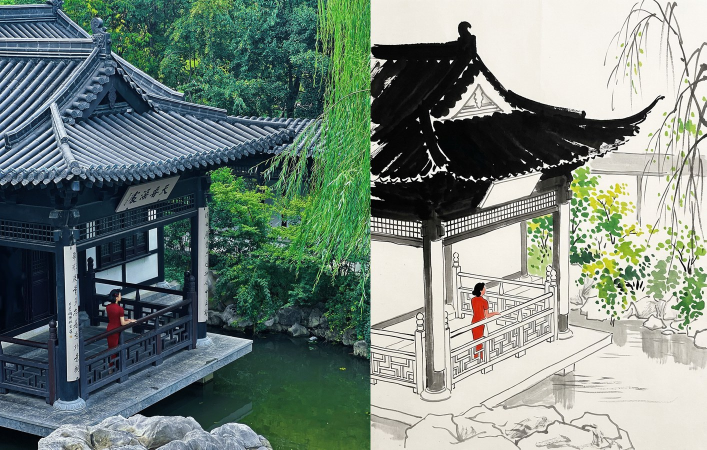
#> input picture skills/wgz-ink-painting/content/assets/examples/01-pavilion-compare.jpg, 1413 x 900 px (shown at 1/2 size)
$ python -i image_watermark_remover.py   (imports and definitions only)
#> lines starting #> are read from the running program, lines starting #| are printed output that depends on the picture; after the words box and inside, x2 and y2 are one past the last pixel; in counts of white or black regions, pixels touching at a corner belong together
#> further down, picture is the input picture: shape (900, 1413, 3); mean B, G, R 125.3, 133.5, 118.7
#!/usr/bin/env python3
"""
Image Watermark Removal Script
Provides utilities for detecting and removing various types of watermarks from images.
"""

import cv2
import numpy as np
from PIL import Image
import io
from typing import Tuple, Optional, List, Dict


class ImageWatermarkRemover:
    """Handles watermark removal for images."""

    def __init__(self):
        self.supported_formats = ['.jpg', '.jpeg', '.png', '.bmp', '.tiff', '.webp']

    # [28 lines left out: functions load_image, detect_text_watermark, not called in this run]

    def detect_logo_watermark(self, image: np.ndarray) -> List[Dict]:
        """Detect logo-based watermarks using feature matching."""
        # Edge detection for logo boundaries
        edges = cv2.Canny(image, 50, 150)
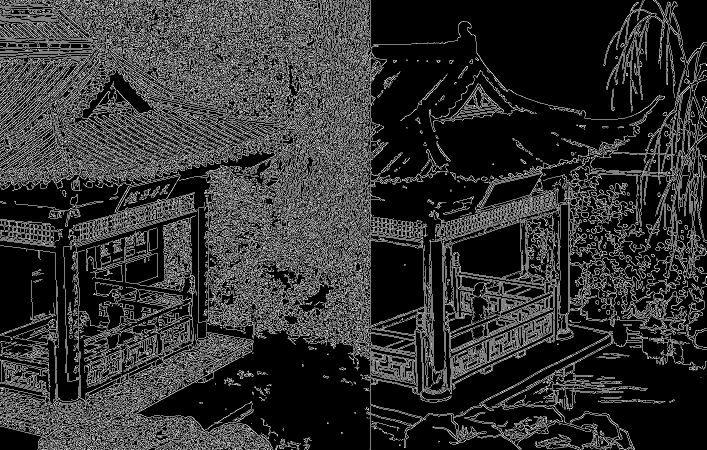
#> edges: shape (900, 1413) (shown at 1/2 size); 19.6% white in thin lines or dots
        contours, _ = cv2.findContours(edges, cv2.RETR_EXTERNAL, cv2.CHAIN_APPROX_SIMPLE)
#> contours = 9669 contours, 8958 with area under 20; largest, box (x1, y1, x2, y2) and area: (894, 314, 1279, 788) 18318, (0, 68, 514, 365) 8558, (170, 664, 547, 900) 8070, (725, 554, 903, 900) 7437, (954, 326, 1094, 418) 5054

        logo_regions = []
        for contour in contours:
            area = cv2.contourArea(contour)
            if 500 < area < 50000:  # Typical logo size range
                x, y, w, h = cv2.boundingRect(contour)
                logo_regions.append({
                    'bbox': (x, y, x + w, y + h),
                    'type': 'logo',
                    'confidence': 0.6
                })
#> this loop made 9669 passes
#> (area, x, y, w, h) on passes 541, 610, 710, 839, 983, 1153, 1235, 1325, 1353, 1361, 1480, 1522: (1180.5, 310, 834, 97, 66), (691.5, 1139, 823, 131, 77), (539, 786, 808, 201, 88), (1232.5, 984, 775, 212, 125), (671, 10, 744, 61, 30), (2251, 169, 700, 75, 75), (1615, 0, 682, 97, 41), (833, 991, 669, 235, 141), (528, 1226, 665, 73, 53), (8069.5, 170, 664, 377, 236), (698, 959, 647, 267, 162), (918.5, 247, 642, 133, 102)
#> after the loop, logo_regions = 46 items

        return logo_regions

    # [125 lines left out: functions detect_semi_transparent_watermark, create_mask, inpaint_region, remove_pattern_watermark, remove_watermark, not called in this run]

    def save_image(self, image: np.ndarray, output_path: str) -> bool:
        """Save image to file."""
        return cv2.imwrite(output_path, image)


# [18 lines left out: function main, not called in this run]


# [2 lines not run here, left out]

>>> import cv2
>>> picture = cv2.imread('../../../wgz-ink-painting/content/assets/examples/01-pavilion-compare.jpg')
>>> result = ImageWatermarkRemover().detect_logo_watermark(picture)
#> result = 46 items

$ run again, on skills/wgz-ink-painting/content/assets/examples/01-pavilion-original.jpg
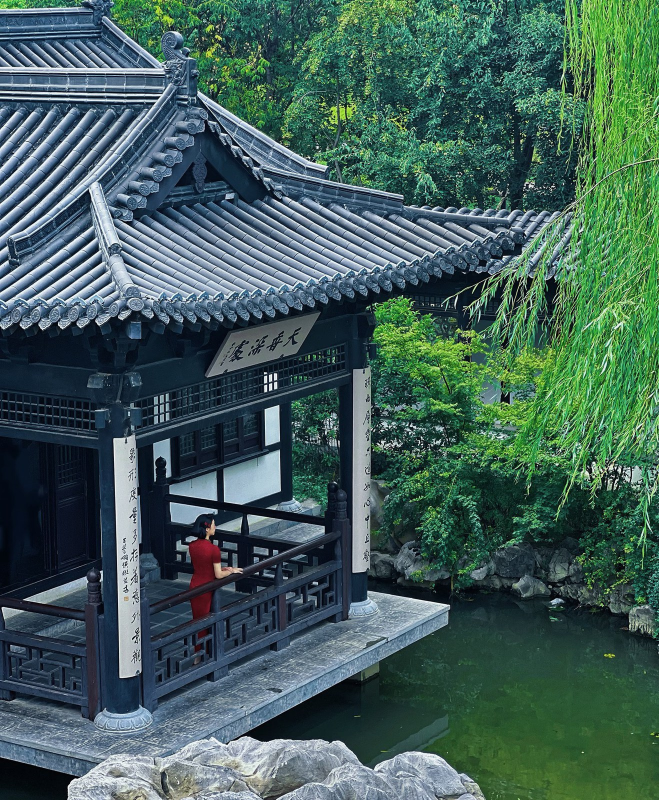
#> input picture skills/wgz-ink-painting/content/assets/examples/01-pavilion-original.jpg, 1318 x 1600 px (shown at 1/2 size)
#> picture is the input picture: shape (1600, 1318, 3); mean B, G, R 89.7, 95.2, 66.1
#> in detect_logo_watermark, `edges = cv2.Canny(image, 50, 150)`:
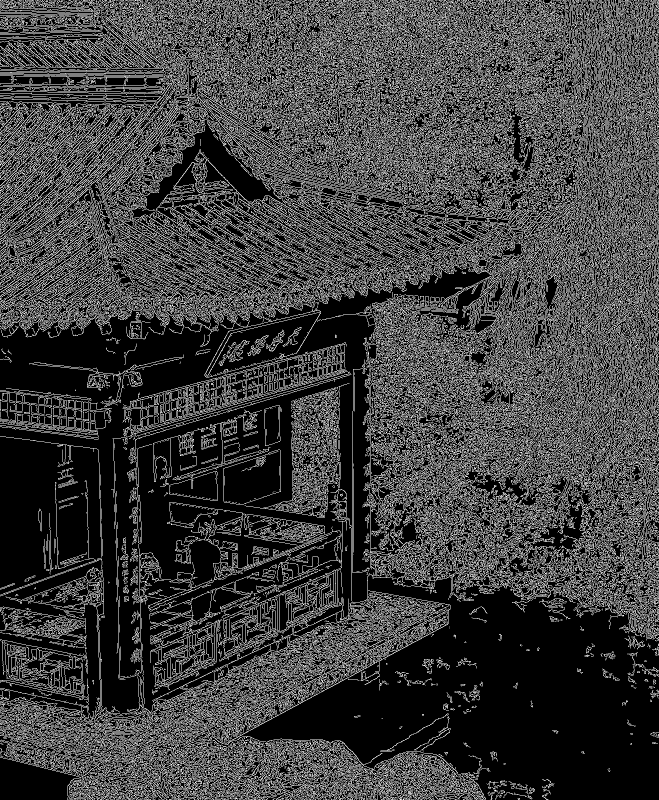
#> edges: shape (1600, 1318) (shown at 1/2 size); 24.8% white in thin lines or dots
#> contours = 21455 contours, 20115 with area under 20; largest, box (x1, y1, x2, y2) and area: (341, 1181, 972, 1600) 15166, (414, 385, 820, 599) 9618, (117, 389, 631, 668) 9462, (446, 899, 562, 1010) 9241, (300, 1238, 444, 1380) 8754
#> the loop in detect_logo_watermark, `for contour in contours:` made 21455 passes
#> (area, x, y, w, h) on passes 422, 1111, 1489, 1547, 2206, 2510, 2641, 2847: (681, 172, 1560, 125, 40), (3874.5, 294, 1481, 278, 119), (1961, 134, 1423, 212, 177), (711, 347, 1415, 91, 45), (888, 37, 1293, 109, 90), (8754.5, 300, 1238, 144, 142), (564, 445, 1216, 133, 100), (546.5, 1226, 1192, 92, 73)
#> after the loop in detect_logo_watermark, `for contour in contours:`: logo_regions = 68 items

$ run again, on skills/wgz-ink-painting/content/assets/examples/02-corridor-compare.jpg
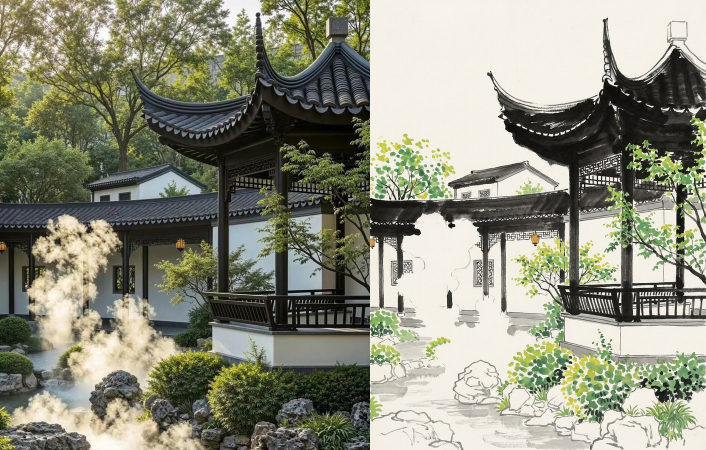
#> input picture skills/wgz-ink-painting/content/assets/examples/02-corridor-compare.jpg, 1412 x 900 px (shown at 1/2 size)
#> picture is the input picture: shape (900, 1412, 3); mean B, G, R 125.5, 142.5, 141.5
#> in detect_logo_watermark, `edges = cv2.Canny(image, 50, 150)`:
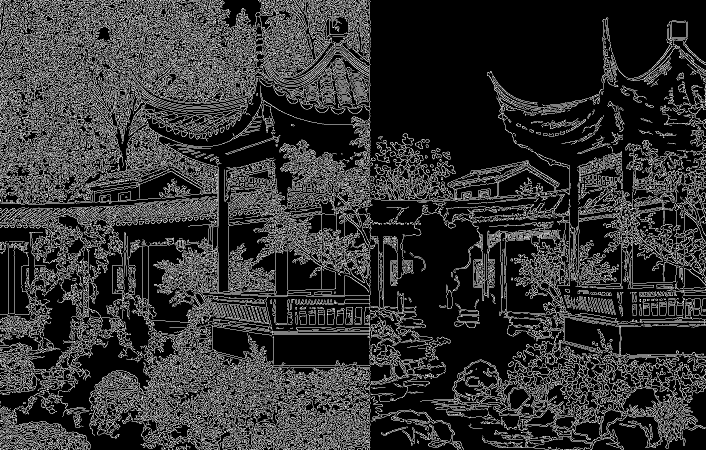
#> edges: shape (900, 1412) (shown at 1/2 size); 20.1% white in thin lines or dots
#> contours = 6040 contours, 5291 with area under 20; largest, box (x1, y1, x2, y2) and area: (44, 283, 622, 639) 18923, (254, 70, 539, 271) 12038, (404, 478, 801, 900) 6440, (874, 321, 1137, 400) 4760, (316, 14, 464, 153) 4603
#> the loop in detect_logo_watermark, `for contour in contours:` made 6040 passes
#> (area, x, y, w, h) on passes 590, 609, 657, 779, 1018, 1034, 1281, 1297: (597.5, 761, 819, 167, 81), (620.5, 674, 817, 67, 83), (896.5, 0, 813, 182, 87), (517, 300, 797, 47, 65), (575, 384, 770, 84, 73), (751, 1120, 767, 138, 133), (513.5, 45, 742, 35, 37), (696.5, 222, 740, 94, 126)
#> after the loop in detect_logo_watermark, `for contour in contours:`: logo_regions = 53 items

$ run again, on skills/wgz-ink-painting/content/assets/examples/02-corridor-ink.jpg
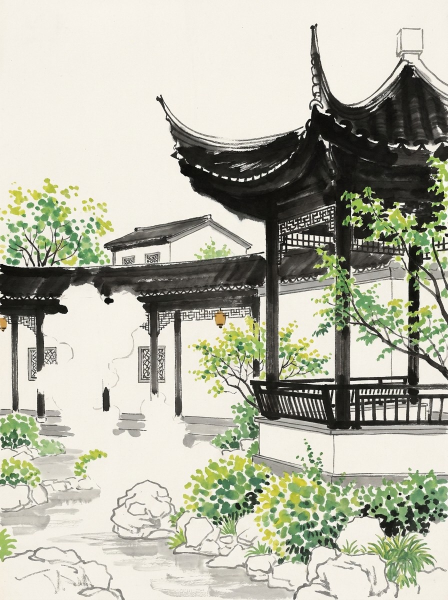
#> input picture skills/wgz-ink-painting/content/assets/examples/02-corridor-ink.jpg, 896 x 1200 px (shown at 1/2 size)
#> picture is the input picture: shape (1200, 896, 3); mean B, G, R 168.1, 183.4, 182.9
#> in detect_logo_watermark, `edges = cv2.Canny(image, 50, 150)`:
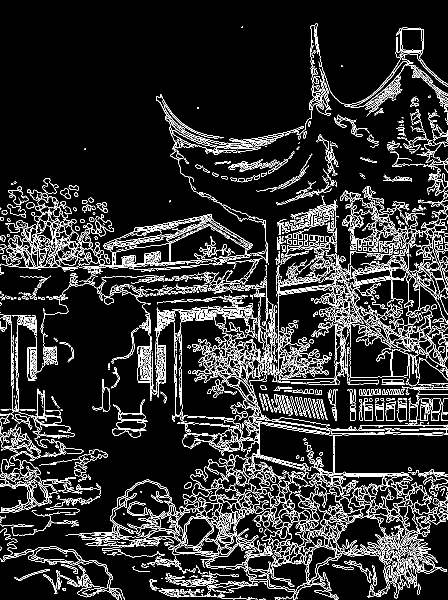
#> edges: shape (1200, 896) (shown at 1/2 size); 11.1% white in thin lines or dots
#> contours = 2434 contours, 2019 with area under 20; largest, box (x1, y1, x2, y2) and area: (505, 954, 861, 1200) 7636, (552, 569, 849, 770) 5265, (255, 983, 524, 1145) 4780, (392, 645, 528, 854) 4105, (32, 189, 607, 544) 3385
#> the loop in detect_logo_watermark, `for contour in contours:` made 2434 passes
#> (area, x, y, w, h) on passes 276, 399, 419, 486, 491, 495, 572, 594: (512, 0, 1057, 250, 143), (599, 829, 992, 45, 37), (4779.5, 255, 983, 269, 162), (844, 682, 960, 56, 55), (1733.5, 131, 959, 239, 144), (7636.5, 505, 954, 356, 246), (1631.5, 381, 923, 191, 136), (524, 0, 913, 75, 113)
#> after the loop in detect_logo_watermark, `for contour in contours:`: logo_regions = 31 items
